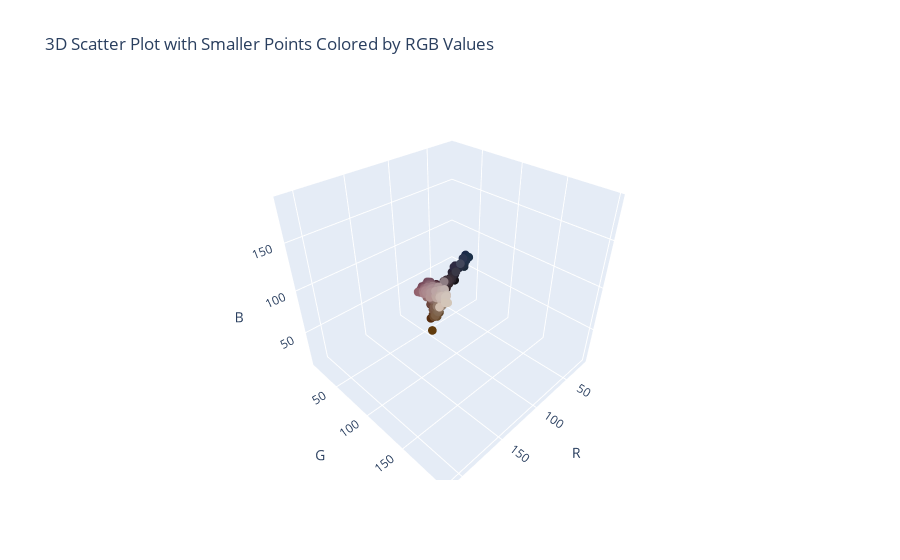

The cell this chart's notebook holds for it:
### Code cell
import numpy as np
import plotly.graph_objects as go
from matplotlib.colors import rgb2hex

sample_indices = np.random.choice(np.arange(pixels.shape[0]), size=1000, replace=False)
sampled_pixels = pixels[sample_indices]
points = sampled_pixels  # n points, each with 3 coordinates

# Create a colormap based on RGB values
colors = [rgb2hex(rgb / 255) for rgb in points]

# Format RGB values as strings
rgb_strings = [f"R: {int(rgb[0])}, G: {int(rgb[1])}, B: {int(rgb[2])}" for rgb in points]

# Create a scatter plot with smaller points, colored by RGB values, and RGB values as hover text
fig = go.Figure(data=[go.Scatter3d(
    x=points[:, 0],
    y=points[:, 1],
    z=points[:, 2],
    mode='markers',
    marker=dict(size=3, color=colors),  # Color points based on RGB values
    text=rgb_strings,  # Use RGB values as hover text
)])

# Update layout
fig.update_layout(scene=dict(
    xaxis_title='R',
    yaxis_title='G',
    zaxis_title='B'),
    title='3D Scatter Plot with Smaller Points Colored by RGB Values')

# Show the plot
fig.show()

### Figure 1 — Plotly figure (JSON) as saved in the notebook; plotly's stock layout.template omitted (floating-point values rounded to 4 significant figures; data arrays with more than 128 entries replaced by an {"elided": "..."} marker saying what was removed)
{"data": [{"marker": {"color": {"elided": "1000 str values"}, "size": 3}, "mode": "markers", "text": {"elided": "1000 str values"}, "type": "scatter3d", "x": {"elided": "1000 int values"}, "y": {"elided": "1000 int values"}, "z": {"elided": "1000 int values"}}], "layout": {"scene": {"xaxis": {"title": {"text": "R"}}, "yaxis": {"title": {"text": "G"}}, "zaxis": {"title": {"text": "B"}}}, "title": {"text": "3D Scatter Plot with Smaller Points Colored by RGB Values"}}}
